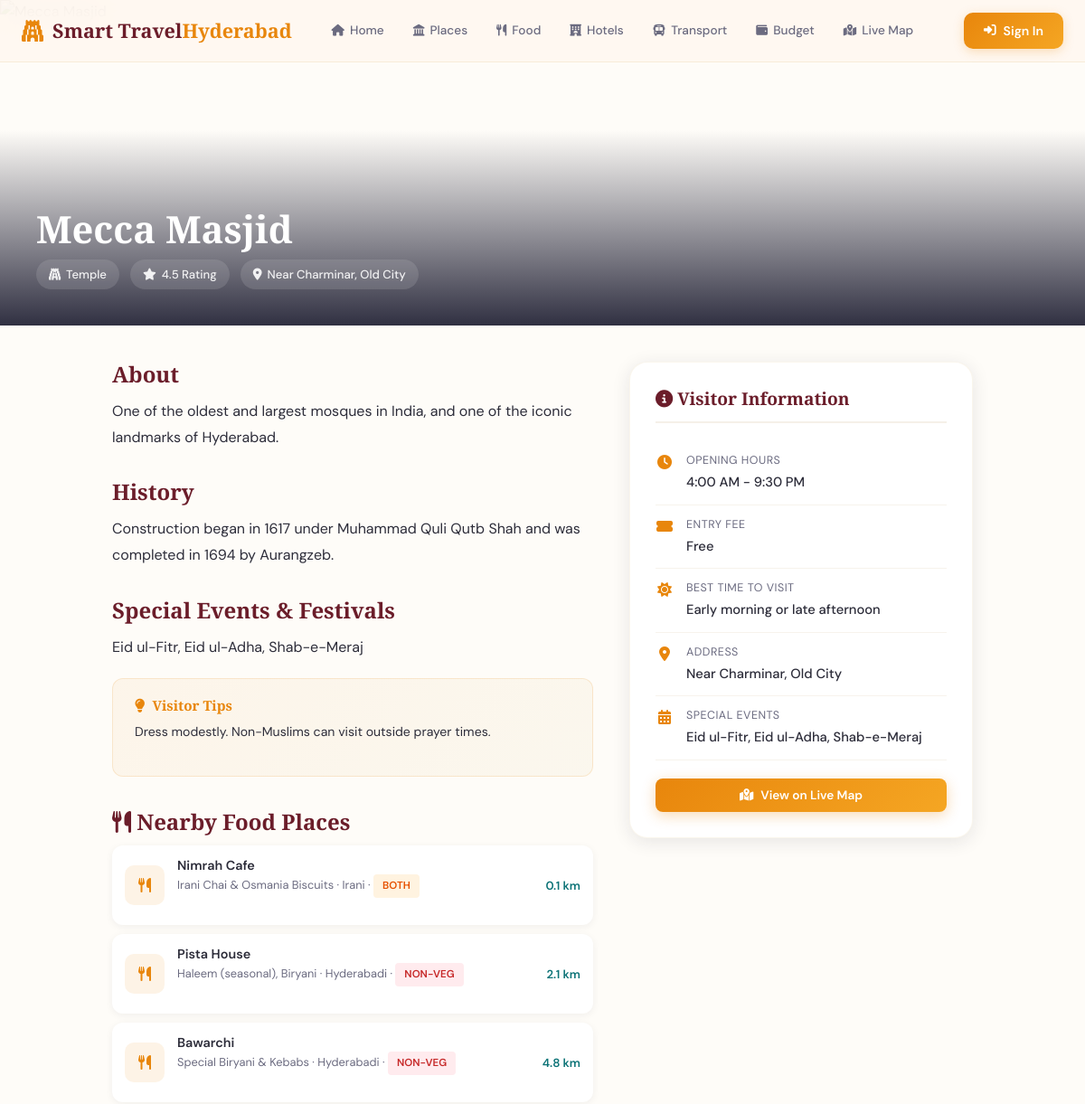
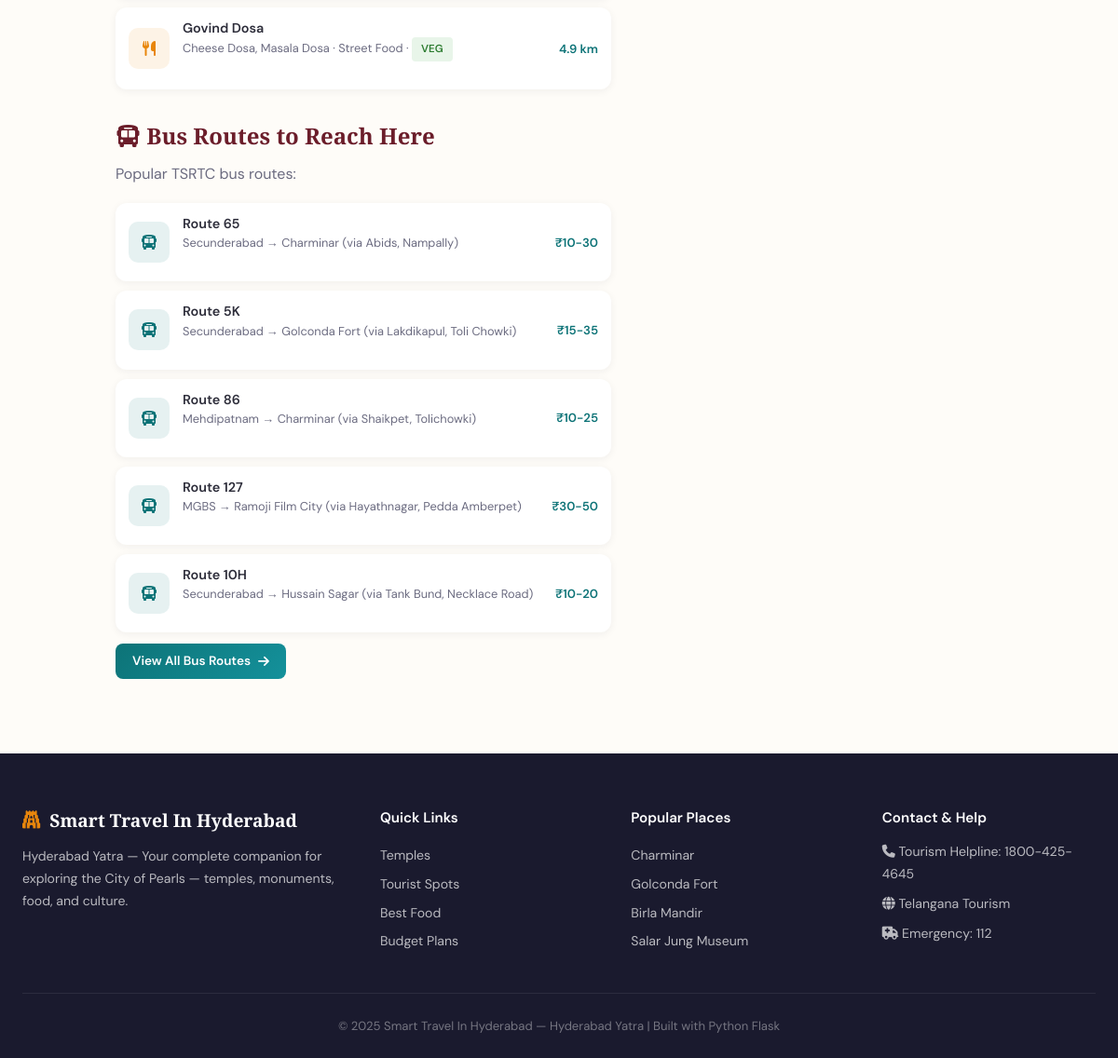
The app's page /place/5 with its own data (2 pictures, top to bottom).
### tables this page shows
CREATE TABLE places (
            id INTEGER PRIMARY KEY AUTOINCREMENT,
            name TEXT NOT NULL, category TEXT NOT NULL,
            description TEXT, history TEXT, address TEXT,
            latitude REAL, longitude REAL,
            opening_time TEXT, closing_time TEXT, entry_fee TEXT,
            best_time TEXT, tips TEXT, rating REAL DEFAULT 4.0,
            image_url TEXT, special_events TEXT
        );

CREATE TABLE food_places (
            id INTEGER PRIMARY KEY AUTOINCREMENT,
            name TEXT NOT NULL, cuisine TEXT, specialty TEXT,
            address TEXT, latitude REAL, longitude REAL,
            price_range TEXT, rating REAL DEFAULT 4.0,
            veg_nonveg TEXT, image_url TEXT
        );

CREATE TABLE bus_routes (
            id INTEGER PRIMARY KEY AUTOINCREMENT,
            route_number TEXT, from_stop TEXT, to_stop TEXT,
            via TEXT, frequency TEXT, fare TEXT,
            first_bus TEXT, last_bus TEXT
        );

### app.py (the view)
@app.route('/place/<int:place_id>')
def place_detail(place_id):
    place = query_db("SELECT * FROM places WHERE id=?", (place_id,), one=True)
    if not place:
        return "Place not found", 404
    nearby_food = []
    for f in query_db("SELECT * FROM food_places"):
        dist = haversine(place['latitude'], place['longitude'], f['latitude'], f['longitude'])
        if dist < 5:
            nf = dict(f)
            nf['distance'] = round(dist, 1)
            nearby_food.append(nf)
    nearby_food.sort(key=lambda x: x['distance'])
    bus_routes = query_db("SELECT * FROM bus_routes")
    return render_template('place_detail.html', place=place, nearby_food=nearby_food[:5], bus_routes=bus_routes)

### app.py (called while the page is built)
def get_db():
    conn = sqlite3.connect(DATABASE)
    conn.row_factory = sqlite3.Row
    return conn

def query_db(query, args=(), one=False):
    conn = get_db()
    cur = conn.execute(query, args)
    rv = cur.fetchall()
    conn.close()
    return (rv[0] if rv else None) if one else rv

def haversine(lat1, lon1, lat2, lon2):
    lat1, lon1, lat2, lon2 = map(radians, [lat1, lon1, lat2, lon2])
    dlat = lat2 - lat1
    dlon = lon2 - lon1
    a = sin(dlat/2)**2 + cos(lat1) * cos(lat2) * sin(dlon/2)**2
    return 2 * 6371 * asin(sqrt(a))

### templates/place_detail.html (shortened to what this page needs)
{% extends 'base.html' %}
{% block content %}
<div class="detail-hero">
    <img src="{{ place.image_url }}" alt="{{ place.name }}" onerror="this.src='https://images.unsplash.com/photo-1590766940554-634855926788?w=600'">
    <div class="detail-hero-overlay"><div class="detail-hero-info"><h1>{{ place.name }}</h1><div class="detail-badges"><span><i class="fas fa-{{ 'gopuram' if place.category == 'temple' else 'landmark' }}"></i> {{ place.category | capitalize }}</span><span><i class="fas fa-star"></i> {{ place.rating }} Rating</span><span><i class="fas fa-map-marker-alt"></i> {{ place.address }}</span></div></div></div>
</div>
<div class="detail-content">
    <div class="detail-main">
        <h2>About</h2><p>{{ place.description }}</p>
        <h2>History</h2><p>{{ place.history }}</p>
        {% if place.special_events %}<h2>Special Events & Festivals</h2><p>{{ place.special_events }}</p>{% endif %}
        <div class="tips-box"><h4><i class="fas fa-lightbulb"></i> Visitor Tips</h4><p>{{ place.tips }}</p></div>
        {% if nearby_food %}<div class="nearby-section"><h2><i class="fas fa-utensils"></i> Nearby Food Places</h2>
        {% for f in nearby_food %}<div class="nearby-item"><div class="nearby-icon"><i class="fas fa-utensils"></i></div><div class="nearby-info"><h4>{{ f.name }}</h4><p>{{ f.specialty }} · {{ f.cuisine }} · <span class="diet-badge {{ 'diet-veg' if f.veg_nonveg == 'Veg' else ('diet-nonveg' if f.veg_nonveg == 'Non-Veg' else 'diet-both') }}">{{ f.veg_nonveg }}</span></p></div><span class="nearby-dist">{{ f.distance }} km</span></div>{% endfor %}</div>{% endif %}
        <div class="nearby-section"><h2><i class="fas fa-bus"></i> Bus Routes to Reach Here</h2><p style="color:var(--text-light);margin-bottom:16px;">Popular TSRTC bus routes:</p>
        {% for route in bus_routes[:5] %}<div class="nearby-item"><div class="nearby-icon" style="background:rgba(13,115,119,0.1);color:var(--teal);"><i class="fas fa-bus"></i></div><div class="nearby-info"><h4>Route {{ route.route_number }}</h4><p>{{ route.from_stop }} → {{ route.to_stop }} (via {{ route.via }})</p></div><span class="nearby-dist">{{ route.fare }}</span></div>{% endfor %}
        <div style="margin-top:12px;"><a href="/transport" class="btn btn-sm btn-teal">View All Bus Routes <i class="fas fa-arrow-right"></i></a></div></div>
    </div>
    <div><div class="info-card"><h3><i class="fas fa-info-circle"></i> Visitor Information</h3>
        <div class="info-row"><i class="fas fa-clock"></i><div><div class="info-label">Opening Hours</div><div class="info-value">{{ place.opening_time }} - {{ place.closing_time }}</div></div></div>
        <div class="info-row"><i class="fas fa-ticket-alt"></i><div><div class="info-label">Entry Fee</div><div class="info-value">{{ place.entry_fee }}</div></div></div>
        <div class="info-row"><i class="fas fa-sun"></i><div><div class="info-label">Best Time to Visit</div><div class="info-value">{{ place.best_time }}</div></div></div>
        <div class="info-row"><i class="fas fa-map-marker-alt"></i><div><div class="info-label">Address</div><div class="info-value">{{ place.address }}</div></div></div>
        <div class="info-row"><i class="fas fa-calendar-alt"></i><div><div class="info-label">Special Events</div><div class="info-value">{{ place.special_events or 'No upcoming events' }}</div></div></div>
        <div style="margin-top:20px;"><a href="/map" class="btn btn-primary btn-sm" style="width:100%;justify-content:center;"><i class="fas fa-map-marked-alt"></i> View on Live Map</a></div>
    </div></div>
</div>
{% endblock %}

### records on screen
places: name "Mecca Masjid", category "Temple", rating "4.5", address "Near Charminar, Old City", description "One of the oldest and largest mosques in India, and one of the iconic landmarks of Hyderabad.", history "Construction began in 1617 under Muhammad Quli Qutb Shah and was completed in 1694 by Aurangzeb.", special_events "Eid ul-Fitr, Eid ul-Adha, Shab-e-Meraj", tips "Dress modestly. Non-Muslims can visit outside prayer times.", opening_time "4:00 AM", closing_time "9:30 PM", entry_fee "Free", best_time "Early morning or late afternoon"
food_places: name "Nimrah Cafe", specialty "Irani Chai & Osmania Biscuits", cuisine "Irani", veg_nonveg "BOTH", distance "0.1"
food_places: name "Pista House", specialty "Haleem (seasonal), Biryani", cuisine "Hyderabadi", veg_nonveg "NON-VEG", distance "2.1"
food_places: name "Bawarchi", specialty "Special Biryani & Kebabs", cuisine "Hyderabadi", veg_nonveg "NON-VEG", distance "4.8"
food_places: name "Govind Dosa", specialty "Cheese Dosa, Masala Dosa", cuisine "Street Food", veg_nonveg "VEG", distance "4.9"
bus_routes: route_number "65", from_stop "Secunderabad", to_stop "Charminar", via "Abids, Nampally", fare "₹10-30"
bus_routes: route_number "5K", from_stop "Secunderabad", to_stop "Golconda Fort", via "Lakdikapul, Toli Chowki", fare "₹15-35"
bus_routes: route_number "86", from_stop "Mehdipatnam", to_stop "Charminar", via "Shaikpet, Tolichowki", fare "₹10-25"
bus_routes: route_number "127", from_stop "MGBS", to_stop "Ramoji Film City", via "Hayathnagar, Pedda Amberpet", fare "₹30-50"
bus_routes: route_number "10H", from_stop "Secunderabad", to_stop "Hussain Sagar", via "Tank Bund, Necklace Road", fare "₹10-20"
